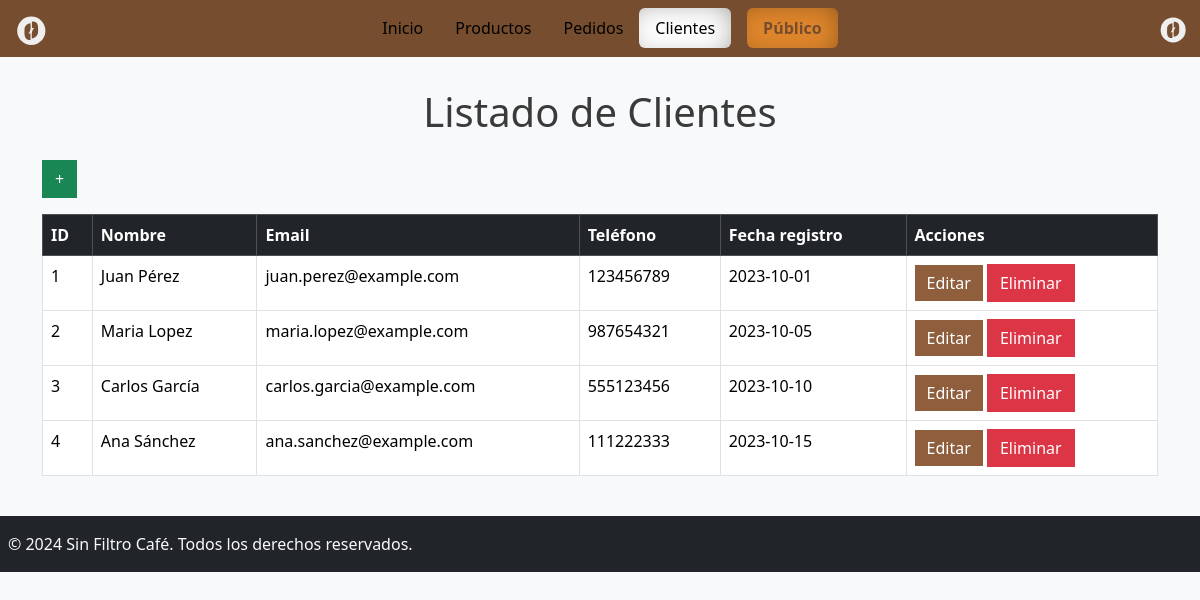
Page /admin/clientes.php (signed in) on the committed database.
### tables this page shows
CREATE TABLE `clientes` (
  `id` int(11) NOT NULL,
  `nombre` varchar(100) NOT NULL,
  `email` varchar(100) NOT NULL,
  `telefono` varchar(15) DEFAULT NULL,
  `fecha_registro` date DEFAULT curdate()
);

### includes/funciones.php (called while the page is built, shortened)
<?php
function listarClientes() {
    try {
        $conexion = conectarBaseDatos();
        $sql = "SELECT id, nombre, email, telefono, fecha_registro FROM clientes";
        $stmt = $conexion->query($sql);
        return $stmt->fetchAll(PDO::FETCH_ASSOC);
    } catch (PDOException $e) {
        die("Error al obtener los productos: " . $e->getMessage());
    }
}
?>

### admin/clientes.php (the view, shortened to what this page needs)
<?php
require_once "../includes/header.php";
require "../includes/funciones.php";
$clientes = listarClientes();
    echo '
    <body class="bg-light">
        <div class="container mt-5">
            <h1 class="text-center my-4 pt-3">Listado de Clientes</h1>
            <div class="table-responsive">
                <table class="table table-bordered table-hover">
                    <thead class="table-dark">
                        <tr>
                            <th>ID</th>
                            <th>Nombre</th>
                            <th>Email</th>
                            <th>Teléfono</th>
                            <th>Fecha registro</th>
                            <th>Acciones</th>
                        </tr>
                    </thead>
                    <tbody>';
                    if (count($clientes) > 0):
                        echo "<a href='./vistas/cliente/crear.php' class='btn btn-success mb-3'>+</a><br>";
                        foreach ($clientes as $cliente):
                            echo "<tr>
                                <td>" . htmlspecialchars($cliente["id"]) . "</td>
                                <td>" . htmlspecialchars($cliente["nombre"]) . "</td>
                                <td>" . htmlspecialchars($cliente["email"]) . "</td>
                                <td>" . htmlspecialchars($cliente["telefono"]) . "</td>
                                <td>" . htmlspecialchars($cliente["fecha_registro"]) . "</td>
                                <td>
                                    <a href='./vistas/cliente/editar.php?id=" . htmlspecialchars($cliente["id"]) . "' class='btn btn-primary'>Editar</a>
                                    <form method='POST' action='./vistas/cliente/borrar.php' class='d-inline'>
                                        <input type='hidden' name='id' value='" . htmlspecialchars($cliente["id"]) . "'>
                                        <button type='submit' class='btn btn-danger'>Eliminar</button>
                                    </form>
                                </td>
                            </tr>";
                        endforeach;
                    else:
                        echo '<tr>
                            <td colspan="5" class="text-center">No se encontraron clientes.</td>
                        </tr>';
                    endif;
    echo '
                    </tbody>
                </table>
            </div>
        </div>';
require_once "../includes/footer.php";
?>

### styles/style.css (style rules this page uses)
* { box-sizing: border-box; margin: 0; padding: 0; }
body { background-color: #f8f3e9; color: #3a3a3a; display: flex; flex-direction: column; min-height: 100vh; }
.form-control, .btn { border-radius: 0; }
.btn-primary { background-color: #8e5e3d; border: none; }

### rows in the picture
clientes: id "1", nombre "Juan Pérez", email "juan.perez@example.com", telefono "123456789", fecha_registro "2023-10-01"
clientes: id "2", nombre "Maria Lopez", email "maria.lopez@example.com", telefono "987654321", fecha_registro "2023-10-05"
clientes: id "3", nombre "Carlos García", email "carlos.garcia@example.com", telefono "555123456", fecha_registro "2023-10-10"
clientes: id "4", nombre "Ana Sánchez", email "ana.sanchez@example.com", telefono "111222333", fecha_registro "2023-10-15"
